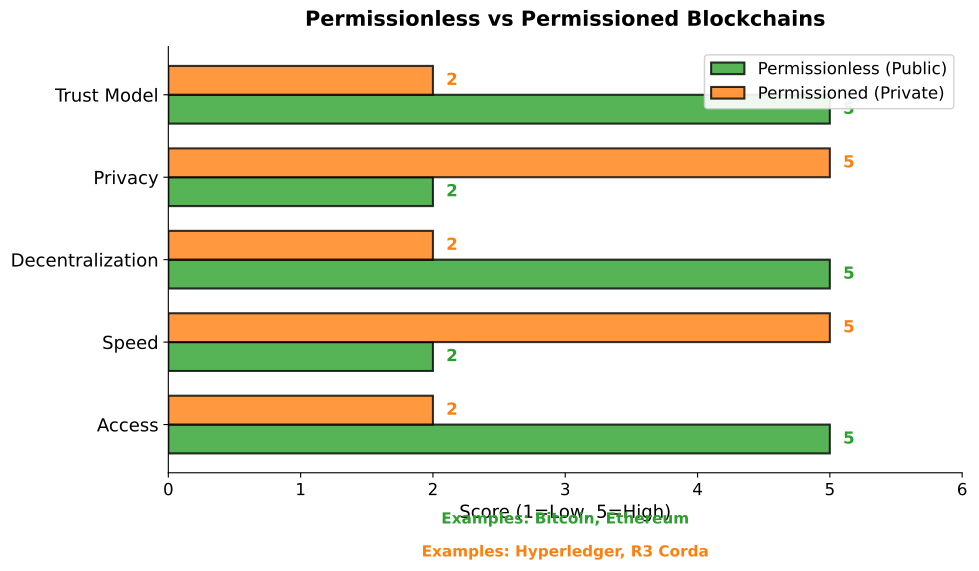

Source code (Python):
"""
Permissioned vs Permissionless Blockchain Comparison
Matrix showing key differences between public and private blockchains
"""

import matplotlib.pyplot as plt
import numpy as np
from pathlib import Path

CHART_METADATA = {
    'title': 'Permissioned vs Permissionless Comparison',
    'url': 'https://github.com/Digital-AI-Finance/Blockchain_Crypto/tree/main/Module_A_Blockchain_Foundations/L02_DLT_Concepts/charts/06_permissioned_comparison'
}

plt.rcParams.update({
    'font.size': 14,
    'axes.labelsize': 14,
    'axes.titlesize': 16,
    'xtick.labelsize': 12,
    'ytick.labelsize': 12,
    'legend.fontsize': 12,
    'figure.figsize': (10, 6),
    'figure.dpi': 150
})

MLPURPLE = '#3333B2'
MLBLUE = '#0066CC'
MLORANGE = '#FF7F0E'
MLGREEN = '#2CA02C'
MLRED = '#D62728'
MLLAVENDER = '#ADADE0'

fig, ax = plt.subplots(figsize=(10, 6))

# Categories for comparison
categories = ['Access', 'Speed', 'Decentralization', 'Privacy', 'Trust Model']
permissionless = [5, 2, 5, 2, 5]  # Scale 1-5
permissioned = [2, 5, 2, 5, 2]

# Bar positions
x = np.arange(len(categories))
width = 0.35

# Create bars
bars1 = ax.barh(x - width/2, permissionless, width, label='Permissionless (Public)',
                color=MLGREEN, edgecolor='black', linewidth=1.5, alpha=0.8)
bars2 = ax.barh(x + width/2, permissioned, width, label='Permissioned (Private)',
                color=MLORANGE, edgecolor='black', linewidth=1.5, alpha=0.8)

# Add value labels
for bar in bars1:
    width_val = bar.get_width()
    ax.text(width_val + 0.1, bar.get_y() + bar.get_height()/2.,
            f'{int(width_val)}', va='center', fontsize=12, fontweight='bold', color=MLGREEN)

for bar in bars2:
    width_val = bar.get_width()
    ax.text(width_val + 0.1, bar.get_y() + bar.get_height()/2.,
            f'{int(width_val)}', va='center', fontsize=12, fontweight='bold', color=MLORANGE)

# Labels and formatting
ax.set_yticks(x)
ax.set_yticklabels(categories, fontsize=13)
ax.set_xlabel('Score (1=Low, 5=High)', fontsize=13)
ax.set_xlim(0, 6)

# Add examples as annotations
examples_permissionless = 'Bitcoin, Ethereum'
examples_permissioned = 'Hyperledger, R3 Corda'

ax.text(3, -1.2, f'Examples: {examples_permissionless}', ha='center', fontsize=11,
        color=MLGREEN, fontweight='bold')
ax.text(3, -1.6, f'Examples: {examples_permissioned}', ha='center', fontsize=11,
        color=MLORANGE, fontweight='bold')

# Remove top and right spines
ax.spines['top'].set_visible(False)
ax.spines['right'].set_visible(False)

# Legend
ax.legend(loc='upper right', fontsize=12, framealpha=0.9)

plt.title('Permissionless vs Permissioned Blockchains', fontweight='bold', fontsize=15, pad=15)
plt.tight_layout()

output_path = Path(__file__).parent / 'chart.pdf'
plt.savefig(output_path, bbox_inches='tight', dpi=300)
print(f"Chart saved to: {output_path.absolute()}")
plt.close()
